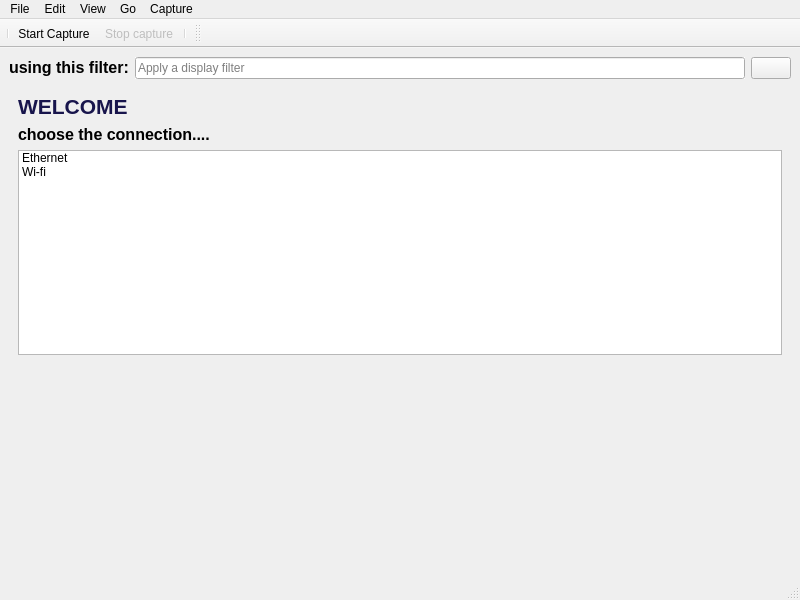
<?xml version="1.0" encoding="UTF-8"?>
<ui version="4.0">
 <class>MainWindow</class>
 <widget class="QMainWindow" name="MainWindow">
  <property name="geometry">
   <rect>
    <x>0</x>
    <y>0</y>
    <width>800</width>
    <height>600</height>
   </rect>
  </property>
  <property name="minimumSize">
   <size>
    <width>0</width>
    <height>0</height>
   </size>
  </property>
  <property name="windowTitle">
   <string>The Network Analyzer</string>
  </property>
  <widget class="QWidget" name="centralwidget">
   <layout class="QGridLayout" name="gridLayout_3">
    <item row="0" column="0">
     <layout class="QVBoxLayout" name="verticalLayout_6">
      <property name="spacing">
       <number>6</number>
      </property>
      <property name="sizeConstraint">
       <enum>QLayout::SetMinimumSize</enum>
      </property>
      <item>
       <layout class="QHBoxLayout" name="horizontalLayout_2">
        <item>
         <widget class="QLabel" name="label_3">
          <property name="text">
           <string>&lt;html&gt;&lt;head/&gt;&lt;body&gt;&lt;p&gt;&lt;span style=&quot; font-size:12pt; font-weight:600;&quot;&gt;using this filter:&lt;/span&gt;&lt;/p&gt;&lt;/body&gt;&lt;/html&gt;</string>
          </property>
         </widget>
        </item>
        <item>
         <widget class="QLineEdit" name="filterLineEdit">
          <property name="mouseTracking">
           <bool>true</bool>
          </property>
          <property name="autoFillBackground">
           <bool>true</bool>
          </property>
          <property name="inputMask">
           <string/>
          </property>
          <property name="text">
           <string/>
          </property>
          <property name="placeholderText">
           <string>Apply a display filter</string>
          </property>
         </widget>
        </item>
        <item>
         <widget class="QPushButton" name="applyFIlterBtn">
          <property name="toolTip">
           <string>Apply filter</string>
          </property>
          <property name="text">
           <string/>
          </property>
          <property name="icon">
           <iconset>
            <normaloff>filter.png</normaloff>filter.png</iconset>
          </property>
         </widget>
        </item>
       </layout>
      </item>
     </layout>
    </item>
    <item row="1" column="0">
     <widget class="QStackedWidget" name="stackedWidget">
      <property name="currentIndex">
       <number>0</number>
      </property>
      <widget class="QWidget" name="page_3">
       <layout class="QVBoxLayout" name="verticalLayout_4">
        <item>
         <widget class="QLabel" name="label">
          <property name="palette">
           <palette>
            <active>
             <colorrole role="WindowText">
              <brush brushstyle="SolidPattern">
               <color alpha="255">
                <red>24</red>
                <green>21</green>
                <blue>76</blue>
               </color>
              </brush>
             </colorrole>
            </active>
            <inactive>
             <colorrole role="WindowText">
              <brush brushstyle="SolidPattern">
               <color alpha="255">
                <red>24</red>
                <green>21</green>
                <blue>76</blue>
               </color>
              </brush>
             </colorrole>
            </inactive>
            <disabled>
             <colorrole role="WindowText">
              <brush brushstyle="SolidPattern">
               <color alpha="255">
                <red>159</red>
                <green>158</green>
                <blue>158</blue>
               </color>
              </brush>
             </colorrole>
            </disabled>
           </palette>
          </property>
          <property name="font">
           <font>
            <pointsize>16</pointsize>
            <weight>75</weight>
            <bold>true</bold>
           </font>
          </property>
          <property name="text">
           <string>WELCOME</string>
          </property>
          <property name="textFormat">
           <enum>Qt::PlainText</enum>
          </property>
         </widget>
        </item>
        <item>
         <widget class="QLabel" name="label_2">
          <property name="text">
           <string>&lt;html&gt;&lt;head/&gt;&lt;body&gt;&lt;p&gt;&lt;span style=&quot; font-size:12pt; font-weight:600;&quot;&gt;choose the connection....&lt;/span&gt;&lt;/p&gt;&lt;/body&gt;&lt;/html&gt;</string>
          </property>
         </widget>
        </item>
        <item>
         <widget class="QListWidget" name="listWidget">
          <property name="enabled">
           <bool>true</bool>
          </property>
          <property name="resizeMode">
           <enum>QListView::Fixed</enum>
          </property>
          <property name="layoutMode">
           <enum>QListView::SinglePass</enum>
          </property>
          <property name="viewMode">
           <enum>QListView::ListMode</enum>
          </property>
          <item>
           <property name="text">
            <string>Ethernet</string>
           </property>
          </item>
          <item>
           <property name="text">
            <string>Wi-fi</string>
           </property>
          </item>
         </widget>
        </item>
        <item>
         <spacer name="verticalSpacer">
          <property name="orientation">
           <enum>Qt::Vertical</enum>
          </property>
          <property name="sizeHint" stdset="0">
           <size>
            <width>20</width>
            <height>40</height>
           </size>
          </property>
         </spacer>
        </item>
       </layout>
      </widget>
      <widget class="QWidget" name="page_4">
       <layout class="QGridLayout" name="gridLayout_4">
        <item row="1" column="0">
         <widget class="QTreeWidget" name="treeWidget">
          <column>
           <property name="text">
            <string>Description</string>
           </property>
          </column>
          <item>
           <property name="text">
            <string>Frame7: </string>
           </property>
           <item>
            <property name="text">
             <string>Containg the data in the frame</string>
            </property>
           </item>
          </item>
         </widget>
        </item>
        <item row="0" column="0">
         <widget class="QTableWidget" name="table">
          <column>
           <property name="text">
            <string>Time</string>
           </property>
          </column>
          <column>
           <property name="text">
            <string>Source</string>
           </property>
          </column>
          <column>
           <property name="text">
            <string>Destination</string>
           </property>
          </column>
          <column>
           <property name="text">
            <string>Protocol</string>
           </property>
          </column>
          <column>
           <property name="text">
            <string>Length</string>
           </property>
          </column>
          <column>
           <property name="text">
            <string>Info</string>
           </property>
          </column>
         </widget>
        </item>
        <item row="2" column="0">
         <widget class="QPlainTextEdit" name="plainTextEdit"/>
        </item>
       </layout>
      </widget>
     </widget>
    </item>
   </layout>
  </widget>
  <widget class="QMenuBar" name="menubar">
   <property name="geometry">
    <rect>
     <x>0</x>
     <y>0</y>
     <width>800</width>
     <height>25</height>
    </rect>
   </property>
   <widget class="QMenu" name="menuFile">
    <property name="title">
     <string>File</string>
    </property>
    <addaction name="actionExit_2"/>
    <addaction name="actionExitBtn"/>
   </widget>
   <widget class="QMenu" name="menuView">
    <property name="title">
     <string>View</string>
    </property>
   </widget>
   <widget class="QMenu" name="menuGo">
    <property name="title">
     <string>Go</string>
    </property>
    <addaction name="startCaptureBtn"/>
    <addaction name="stopCaptureBtn"/>
   </widget>
   <widget class="QMenu" name="menuCapture">
    <property name="title">
     <string>Capture</string>
    </property>
   </widget>
   <widget class="QMenu" name="menuEdit">
    <property name="title">
     <string>Edit</string>
    </property>
   </widget>
   <addaction name="menuFile"/>
   <addaction name="menuEdit"/>
   <addaction name="menuView"/>
   <addaction name="menuGo"/>
   <addaction name="menuCapture"/>
  </widget>
  <widget class="QStatusBar" name="statusbar"/>
  <widget class="QToolBar" name="toolBar">
   <property name="windowTitle">
    <string>toolBar</string>
   </property>
   <property name="movable">
    <bool>false</bool>
   </property>
   <attribute name="toolBarArea">
    <enum>TopToolBarArea</enum>
   </attribute>
   <attribute name="toolBarBreak">
    <bool>false</bool>
   </attribute>
   <addaction name="separator"/>
   <addaction name="startCaptureBtn"/>
   <addaction name="stopCaptureBtn"/>
   <addaction name="separator"/>
  </widget>
  <widget class="QToolBar" name="toolBar_2">
   <property name="windowTitle">
    <string>toolBar_2</string>
   </property>
   <attribute name="toolBarArea">
    <enum>TopToolBarArea</enum>
   </attribute>
   <attribute name="toolBarBreak">
    <bool>false</bool>
   </attribute>
  </widget>
  <action name="actionExit">
   <property name="text">
    <string>Exit</string>
   </property>
  </action>
  <action name="actionExit_2">
   <property name="text">
    <string>Save</string>
   </property>
  </action>
  <action name="startCaptureBtn">
   <property name="icon">
    <iconset>
     <normaloff>start.png</normaloff>start.png</iconset>
   </property>
   <property name="text">
    <string>Start Capture</string>
   </property>
  </action>
  <action name="stopCaptureBtn">
   <property name="enabled">
    <bool>false</bool>
   </property>
   <property name="icon">
    <iconset>
     <normaloff>stop.png</normaloff>stop.png</iconset>
   </property>
   <property name="text">
    <string>Stop capture</string>
   </property>
   <property name="toolTip">
    <string>Stop capture</string>
   </property>
  </action>
  <action name="actionExitBtn">
   <property name="text">
    <string>Exit</string>
   </property>
  </action>
 </widget>
 <resources/>
 <connections/>
</ui>
